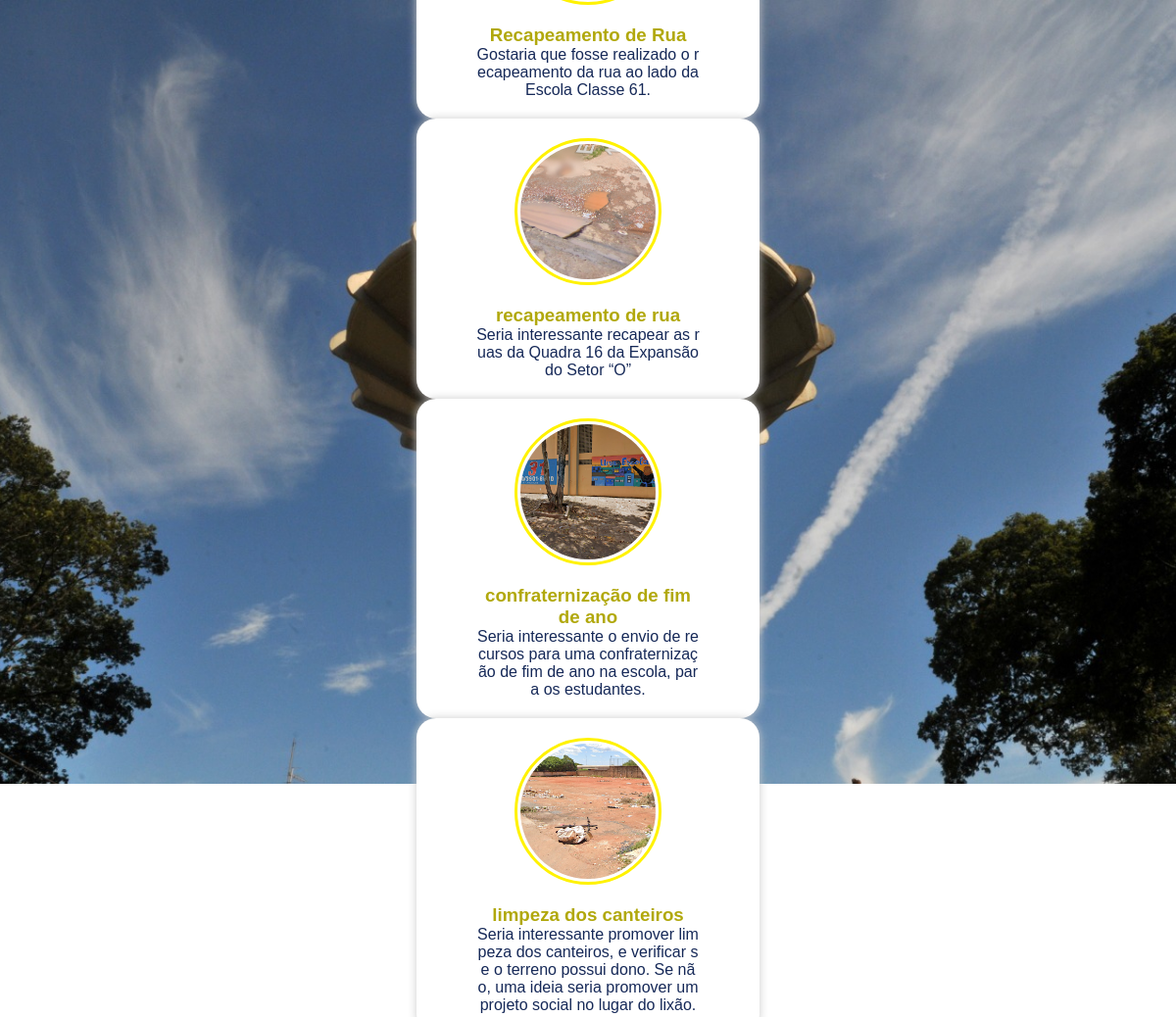
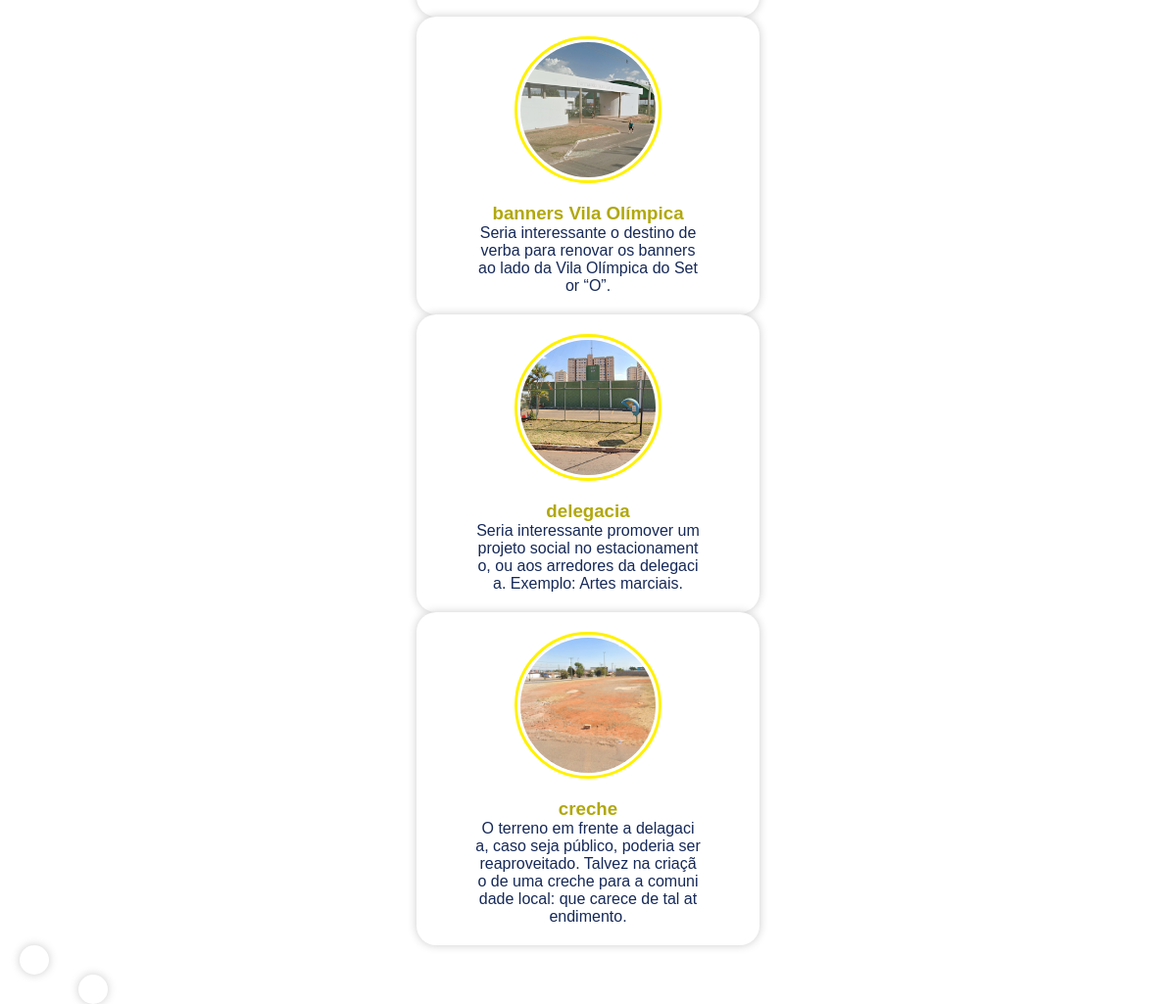
The app's page /view/centro.php (signed in) with its own data (2 pictures, top to bottom).
### tables this page shows
CREATE TABLE IF NOT EXISTS `tb_projeto` (
  `idprojeto` INT(11) NOT NULL AUTO_INCREMENT,
  `titulo` VARCHAR(45) NOT NULL,
  `arquivo` VARCHAR(255) NOT NULL,
  `descricao` VARCHAR(255) NOT NULL,
  `dataHora` TIMESTAMP NOT NULL DEFAULT CURRENT_TIMESTAMP ON UPDATE CURRENT_TIMESTAMP,
  `idtipo_projeto` INT(11) NOT NULL,
  `idprefeitura` INT(11) NOT NULL,
  `idstatus` INT(11) NOT NULL,
  `idtipo_regiao` INT(11) NOT NULL,
  PRIMARY KEY (`idprojeto`),
  INDEX `fk_tb_projeto_tb_tipo_projeto1_idx` (`idtipo_projeto` ASC),
  INDEX `fk_tb_projeto_tb_prefeito_comunitario1_idx` (`idprefeitura` ASC),
  INDEX `fk_tb_projeto_tb_status1_idx` (`idstatus` ASC),
  INDEX `fk_tb_projeto_tipo_regiao1_idx` (`idtipo_regiao` ASC),
  CONSTRAINT `fk_tb_projeto_tb_prefeito_comunitario1`
    FOREIGN KEY (`idprefeitura`)
    REFERENCES `tb_prefeito_comunitario` (`idprefeitura`)
    ON DELETE NO ACTION
    ON UPDATE NO ACTION,
  CONSTRAINT `fk_tb_projeto_tb_status1`
    FOREIGN KEY (`idstatus`)
    REFERENCES `tb_status` (`idstatus`)
    ON DELETE NO ACTION
    ON UPDATE NO ACTION,
  CONSTRAINT `fk_tb_projeto_tb_tipo_projeto1`
    FOREIGN KEY (`idtipo_projeto`)
    REFERENCES `tb_tipo_projeto` (`idtipo_projeto`)
    ON DELETE NO ACTION
    ON UPDATE NO ACTION,
  CONSTRAINT `fk_tb_projeto_tipo_regiao1`
    FOREIGN KEY (`idtipo_regiao`)
    REFERENCES `tb_tipo_regiao` (`idtipo_regiao`)
    ON DELETE NO ACTION
    ON UPDATE NO ACTION);

### DAO/Tb_projetoDAO.php (called while the page is built, shortened)
<?php
class Tb_projetoDAO {
       public function pesquisar(){
         $pdo = Conexao::getInstance();
         $sql = "select * from tb_projeto;";
         $execucao = $pdo ->prepare($sql);
         $execucao ->execute();
         $resultado = $execucao->fetchAll(PDO::FETCH_ASSOC);
         return $resultado;
    }
    }

### view/centro.php (the view, shortened to what this page needs)
<!DOCTYPE html>
<html lang="en">
<head>
  <link rel="stylesheet" href="https://cdn.jsdelivr.net/npm/swiper@10/swiper-bundle.min.css" />
  <link rel="stylesheet" href="../css/mostrarProjetoCentro.css">
</head>
<body>
  <br>
  <div class="swiper-container">
    <div class="swiper mySwiper">
      <div class="swiper-wrapper">
        <?php
        switch ($_SESSION["descricao"]) {
            ?>
                <?php
          case "protocolo":
            require_once '../DAO/Tb_projetoDAO.php';
            $Tb_projetoDAO = new Tb_projetoDAO();
            $Tb_projetoDAO = $Tb_projetoDAO->pesquisar();
            foreach ($Tb_projetoDAO as $p) {
              $idprojeto = $p["idprojeto"];
              $arquivo = "../img/upload/" . $p["arquivo"];
              $titulo = $p["titulo"];
              $descicao = $p["descricao"];
              $status = $p["idstatus"];
              if (($status == 1)) {
                ?>
                <div class="swiper-slide">
                  <a href="../view/AlterarProjetoP.php?id=<?=$idprojeto?>" class="link">
                    <div class="card">
                      <div class="image">
                        <img src="<?= $arquivo ?>" alt="Card Image">
                      </div>
                      <h3><?= $titulo ?></h3>
                      <p><?= $descicao ?></p>
                    </div>
                  </a>
                </div>
        <?php
              }
            }
            break;
                  ?>
          <?php
      }
        ?>
      </div>
    </div>
    <div class="swiper-button-prev"></div>
    <div class="swiper-button-next"></div>
  </div>
</body>
</html>

### css/mostrarProjetoCentro.css (style rules this page uses)
* { padding: 0; margin: 0; box-sizing: border-box; font-family: 'Popins', sans-serif; transition: all 0.5s ease; }
body { width: 100%; height: 100vh; background: url(../img/WhatsApp-Image-2021-03-27-at-10.47.21.jpeg) no-repeat; background-size: cover; background-position: center; display: flex; flex-direction: column; justify-content: center; align-items: center; padding: 0 50px; }
.card { max-width: 350px; min-width: 350px; max-height: 0 auto; min-height: 0 auto; position: relative; background: #fff; border-radius: 20px; padding: 20px 60px; width: auto; box-shadow: 0 0 10px #ccc; display: flex; flex-direction: column; justify-content: flex-start; align-items: center; text-decoration: none; }
.card .image { width: 150px; height: 150px; padding: 3px; border: 3px solid rgb(255, 242, 0); background: #fff; border-radius: 50%; margin-bottom: 20px; }
.card .image img { width: 100%; height: 100%; object-fit: cover; border-radius: 50%; }
.card h3 { color: rgb(177, 168, 12); text-align: center; text-decoration: none; }
.card p { color: #162958; text-align: center; word-break: break-all; }
.swiper-container { position: relative; margin: 0 auto; width: 100%; }
.swiper { margin: 0 auto; cursor: grab; }
.swiper-slide { display: flex; justify-content: center; align-items: center; }
.swiper-button-next, .swiper-button-prev { width: 30px; height: 30px; border-radius: 50%; background: #fff; box-shadow: 0 0 10px #ccc; }
.swiper-button-next::after, .swiper-button-prev::after { font-size: 16px; font-weight: bold; color: #000; }
.swiper-button-next { transform: translateX(100%); }
.swiper-button-prev { transform: translateX(-100%); }
a:link { text-decoration:none; }

### records on screen
tb_projeto: titulo "Recapeamento de Rua", descricao "Gostaria que fosse realizado o recapeamento da rua ao lado da Escola Classe 61."
tb_projeto: arquivo (picture), titulo "recapeamento de rua", descricao "Seria interessante recapear as ruas da Quadra 16 da Expansão do Setor “O”"
tb_projeto: arquivo (picture), titulo "confraternização de fim de ano", descricao "Seria interessante o envio de recursos para uma confraternização de fim de ano na escola, para os estudantes."
tb_projeto: arquivo (picture), titulo "limpeza dos canteiros", descricao "Seria interessante promover limpeza dos canteiros, e verificar se o terreno possui dono. Se não, uma ideia seria promover um projeto social no lugar do lixão."
tb_projeto: arquivo (picture), titulo "banners Vila Olímpica", descricao "Seria interessante o destino de verba para renovar os banners ao lado da Vila Olímpica do Setor “O”."
tb_projeto: arquivo (picture), titulo "delegacia", descricao "Seria interessante promover um projeto social no estacionamento, ou aos arredores da delegacia. Exemplo: Artes marciais."
tb_projeto: arquivo (picture), titulo "creche", descricao "O terreno em frente a delagacia, caso seja público, poderia ser reaproveitado. Talvez na criação de uma creche para a comunidade local: que carece de tal atendimento."
